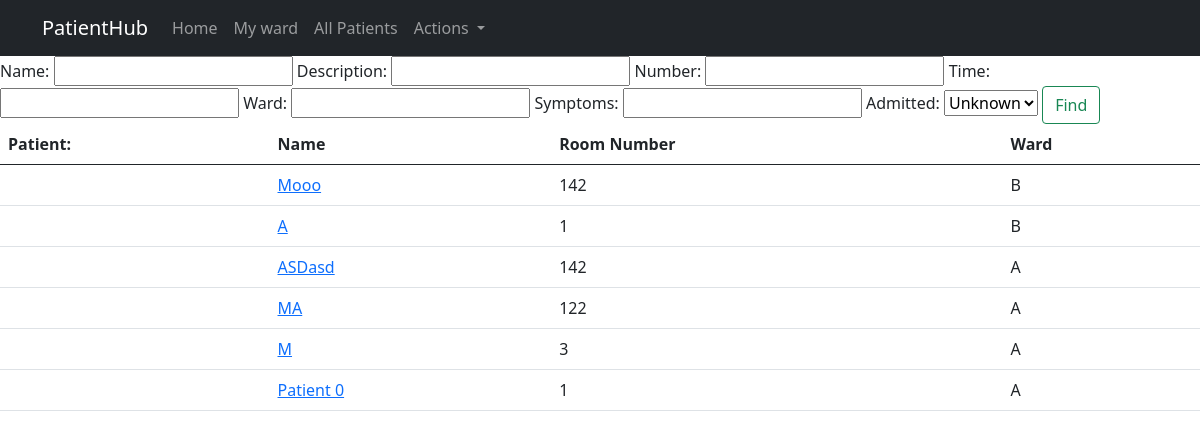
The page /staff/patients/ (signed in) on the database its author committed.
### staff/models.py (models this page shows, shortened)
class Patient(models.Model):
    name = models.CharField(max_length=250)
    description = models.TextField()
    symptoms = models.CharField(max_length=300, null=True, blank=True)
    ward = models.CharField(max_length=30, null=True, blank=True)
    time = models.TimeField(max_length=30, null=True, blank=True)
    number = models.DecimalField(decimal_places=0, max_digits=999, default=1)
    level = models.CharField(max_length=30, null=True, blank=True)
    Admitted = models.BooleanField(default=False)
    None_Admitted = models.BooleanField(default=False)

### staff/views.py (the view)
# urls.py: path('patients/', list_patient, name='patient_list'),
def list_patient(request):
    user = request.user.level
    patient = Patient.objects.filter(level=user)
    myFilter = Filter(request.GET, queryset=patient)
    patient = myFilter.qs
    print(user)
    context = {
        'patient': patient,
        'myFilter': myFilter,
    }
    return render(request, 'list.html', context)

### accounts/models.py (called while the page is built)
    @property
    def is_admin(self):
        return self.admin

    @property
    def is_active(self):
        return self.active

### templates/list.html (shortened to what this page needs)
<!DOCTYPE html>
<html lang="en">
<head>
    {% include 'base/css.html' %}
</head>
{% include 'nav.html' %}
<form method="get">
   {{ myFilter.form }}
    <button class="btn btn-outline-success my-2 my-sm-0" type="submit">Find</button>
</form>
<body>
<table class="table">
  <thead class="thead-light">
    <tr>
      <th scope="col">Patient: {{ patient_count }}</th>
        <th scope="col">Name</th>
      <th scope="col">Room Number</th>
      <th scope="col">Ward</th>
    </tr>
  </thead>
  <tbody>
   {% for object in patient %}
    <tr>
      <th scope="row"></th>
      <td><a href="{% url 'detailed' object.id %}">{{ object.name }}</a></td>
      <td>{{ object.number }}</td>
      <td>{{ object.ward }}</td>
    </tr>
  {% endfor %}
  </tbody>
</table>
</body>
</html>

### rows shown on the page
Patient: name "Mooo", number "142", ward "B"
Patient: name "A", number "1", ward "B"
Patient: name "ASDasd", number "142", ward "A"
Patient: name "MA", number "122", ward "A"
Patient: name "M", number "3", ward "A"
Patient: name "Patient 0", number "1", ward "A"
